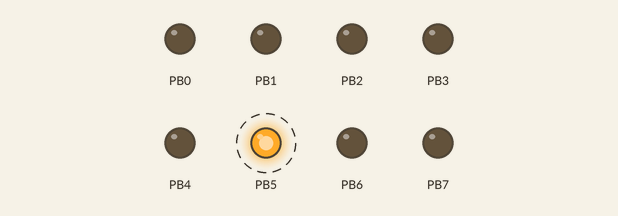
Bench run of a program on a simulated ATmega328P, built with avr-gcc and emulated at 16 MHz (the files do not name the chip). Parts: output pins drawn as LEDs (lit = HIGH). Dashed ring = blinking.

Above: at 0.2 s.
Timing chart, 0 to 3.0 s (numbered marks = the images above):
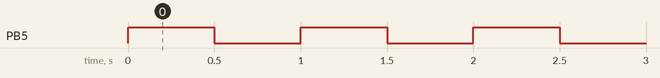

Measured:
- by itself, PB5: alternates HIGH for 0.50 s and LOW for 0.50 s

The program:

main.c
```c
// (licence header left out)
//----------------------------------- Frecuencia del CPU --------------------------------------
#define F_CPU 16000000UL			// El AVR trabajara a una velocidad de Reloj de 16MHz.

//----------------------------------- Librerías -----------------------------------------------
#include <avr/io.h>				// Librería colocada automaticamente por el wizard de Atmel Studio.
#include <util/delay.h>				// Librería para retardo.

//=================================== Programa Principal ======================================
int main(void)					// Función Principal.
{
	DDRB = 0b11111111;			// Configura los 8 pines como salida del puerto B.
	PORTB = 0b00000000;			// Limpiamos el puerto B.
	while (1)				// Ciclo while infinito.
    	{
		PORTB = 0b00100000;		// Mandamos un 1 en el pin PB5, los demas pines del puerto con 0
		_delay_ms(500);			// Retardo
		PORTB = 0b00000000;		// Mandamos un 0 cada uno de los pines del puerto B
		_delay_ms(500);			// Retardo
    }
}
```
